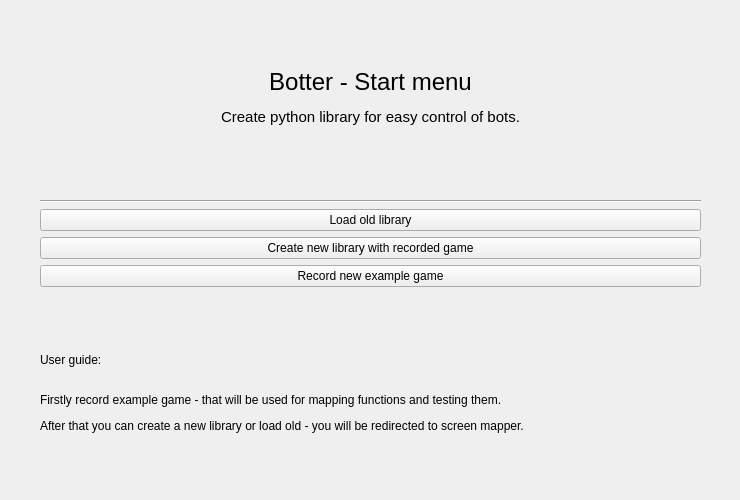
<?xml version="1.0" encoding="UTF-8"?>
<ui version="4.0">
 <class>Form</class>
 <widget class="QWidget" name="Form">
  <property name="geometry">
   <rect>
    <x>0</x>
    <y>0</y>
    <width>740</width>
    <height>500</height>
   </rect>
  </property>
  <property name="sizePolicy">
   <sizepolicy hsizetype="Preferred" vsizetype="Preferred">
    <horstretch>0</horstretch>
    <verstretch>0</verstretch>
   </sizepolicy>
  </property>
  <property name="windowTitle">
   <string>Form</string>
  </property>
  <widget class="QWidget" name="verticalLayoutWidget">
   <property name="geometry">
    <rect>
     <x>0</x>
     <y>0</y>
     <width>741</width>
     <height>523</height>
    </rect>
   </property>
   <layout class="QVBoxLayout" name="verticalLayout">
    <property name="leftMargin">
     <number>40</number>
    </property>
    <property name="rightMargin">
     <number>40</number>
    </property>
    <item>
     <widget class="QLabel" name="label">
      <property name="font">
       <font>
        <pointsize>18</pointsize>
       </font>
      </property>
      <property name="text">
       <string>&lt;html&gt;&lt;head/&gt;&lt;body&gt;&lt;p align=&quot;center&quot;&gt;&lt;br/&gt;&lt;/p&gt;&lt;p align=&quot;center&quot;&gt;Botter - Start menu&lt;/p&gt;&lt;p align=&quot;center&quot;&gt;&lt;span style=&quot; font-size:11pt;&quot;&gt;Create python library for easy control of bots.&lt;/span&gt;&lt;/p&gt;&lt;p align=&quot;center&quot;&gt;&lt;br/&gt;&lt;/p&gt;&lt;/body&gt;&lt;/html&gt;</string>
      </property>
      <property name="textFormat">
       <enum>Qt::RichText</enum>
      </property>
      <property name="alignment">
       <set>Qt::AlignCenter</set>
      </property>
     </widget>
    </item>
    <item>
     <widget class="Line" name="line">
      <property name="orientation">
       <enum>Qt::Horizontal</enum>
      </property>
     </widget>
    </item>
    <item>
     <widget class="QPushButton" name="load_library_bt">
      <property name="text">
       <string>Load old library</string>
      </property>
     </widget>
    </item>
    <item>
     <widget class="QPushButton" name="create_library_bt">
      <property name="text">
       <string>Create new library with recorded game</string>
      </property>
     </widget>
    </item>
    <item>
     <widget class="QPushButton" name="record_game_bt">
      <property name="text">
       <string>Record new example game</string>
      </property>
     </widget>
    </item>
    <item>
     <spacer name="verticalSpacer_2">
      <property name="orientation">
       <enum>Qt::Vertical</enum>
      </property>
      <property name="sizeType">
       <enum>QSizePolicy::Fixed</enum>
      </property>
      <property name="sizeHint" stdset="0">
       <size>
        <width>8</width>
        <height>20</height>
       </size>
      </property>
     </spacer>
    </item>
    <item>
     <widget class="QLabel" name="label_2">
      <property name="text">
       <string>&lt;html&gt;&lt;head/&gt;&lt;body&gt;&lt;p&gt;User guide:&lt;br/&gt;&lt;/p&gt;&lt;p&gt;Firstly record example game - that will be used for mapping functions and testing them.&lt;/p&gt;&lt;p&gt;After that you can create a new library or load old - you will be redirected to screen mapper.&lt;/p&gt;&lt;/body&gt;&lt;/html&gt;</string>
      </property>
     </widget>
    </item>
    <item>
     <spacer name="verticalSpacer">
      <property name="orientation">
       <enum>Qt::Vertical</enum>
      </property>
      <property name="sizeType">
       <enum>QSizePolicy::Fixed</enum>
      </property>
      <property name="sizeHint" stdset="0">
       <size>
        <width>8</width>
        <height>50</height>
       </size>
      </property>
     </spacer>
    </item>
   </layout>
  </widget>
 </widget>
 <resources/>
 <connections/>
</ui>
